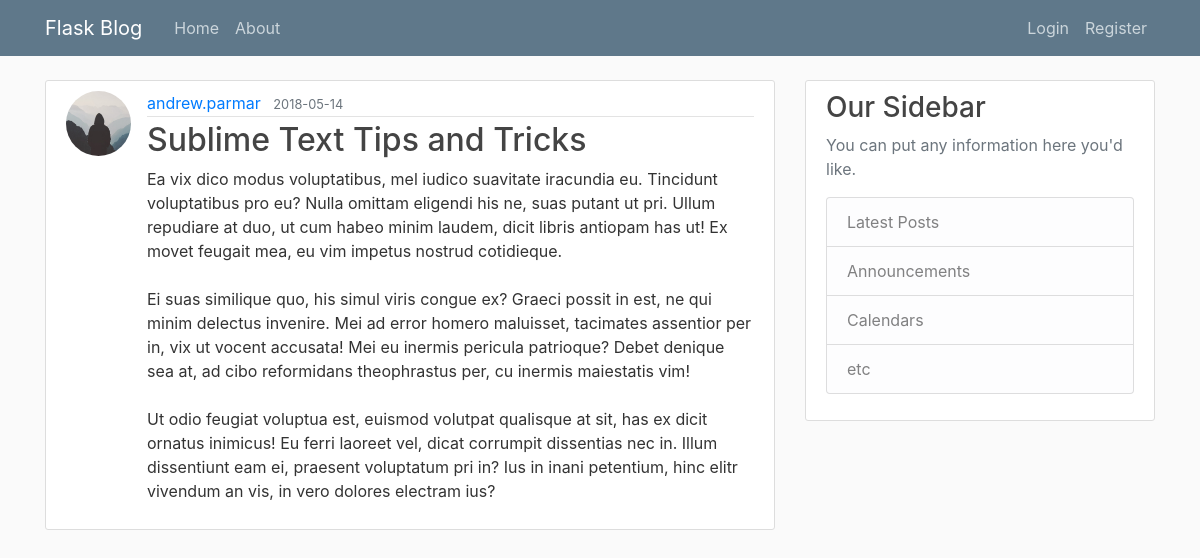
The page /post/30 on the database its author committed.
### flaskblog/models.py (models this page shows, shortened)
class User(db.Model, UserMixin):
	id = db.Column(db.Integer, primary_key=True)
	username = db.Column(db.String(20), unique=True, nullable=False)
	email = db.Column(db.String(120), unique=True, nullable=False)
	image_file = db.Column(db.String(20), nullable=False, default='default.jpg')
	password = db.Column(db.String(60), nullable=False)
	posts = db.relationship('Post', backref='author', lazy=True)

class Post(db.Model):
	id = db.Column(db.Integer, primary_key=True)
	title = db.Column(db.String(100), nullable=False)
	date_posted = db.Column(db.DateTime, nullable=False, default=datetime.utcnow)
	content = db.Column(db.Text, nullable=False)
	user_id = db.Column(db.Integer, db.ForeignKey('user.id'), nullable=False)

### flaskblog/routes.py (the view)
@app.route('/post/<int:post_id>')
def post(post_id):
	post = Post.query.get_or_404(post_id)
	return render_template('post.html', title=post.title, post=post)

### flaskblog/templates/post.html (shortened to what this page needs)
{% extends "layout.html" %}
{% block content %}
<article class="media content-section">
  <img class="rounded-circle article-img" src="{{ url_for('static', filename='profile_pics/{}'.format(post.author.image_file)) }}">
  <div class="media-body">
    <div class="article-metadata">
      <a class="mr-2" href="#">{{ post.author.username }}</a>
      <small class="text-muted">{{ post.date_posted.strftime('%Y-%m-%d') }}</small>
    </div>
    <h2>{{ post.title }}</h2>
    <p class="article-content">{{ post.content }}</p>
  </div>
</article>
{% endblock content %}

### flaskblog/static/main.css (style rules this page uses)
body { background: #fafafa; color: #333333; margin-top: 5rem; }
h1, h2, h3, h4, h5, h6 { color: #444444; }
.content-section { background: #ffffff; padding: 10px 20px; border: 1px solid #dddddd; border-radius: 3px; margin-bottom: 20px; }
.article-content { white-space: pre-line; }
.article-img { height: 65px; width: 65px; margin-right: 16px; }
.article-metadata { padding-bottom: 1px; margin-bottom: 4px; border-bottom: 1px solid #e3e3e3 }

### rows shown on the page
User: image_file (placeholder picture), author.username "andrew.parmar"
Post: date_posted "2018-05-14", title "Sublime Text Tips and Tricks", content "Ea vix dico modus voluptatibus, mel iudico suavitate iracundia eu. Tincidunt voluptatibus pro eu? Nulla omittam eligendi his ne, suas putant ut pri. Ullum repudiare at duo, ut cum habeo minim laudem, dicit libris antiopam has ut! Ex movet feugait mea, eu vim impetus nostrud cotidieque. Ei suas similique quo, his simul viris congue ex? Graeci possit in est, ne qui minim delectus invenire. Mei ad error homero maluisset, tacimates assentior per in, vix ut vocent accusata! Mei eu inermis pericula patrioque? Debet denique sea at, ad cibo reformidans theophrastus per, cu inermis maiestatis vim! Ut odio feugiat voluptua est, euismod volutpat qualisque at sit, has ex dicit ornatus inimicus! Eu…"
